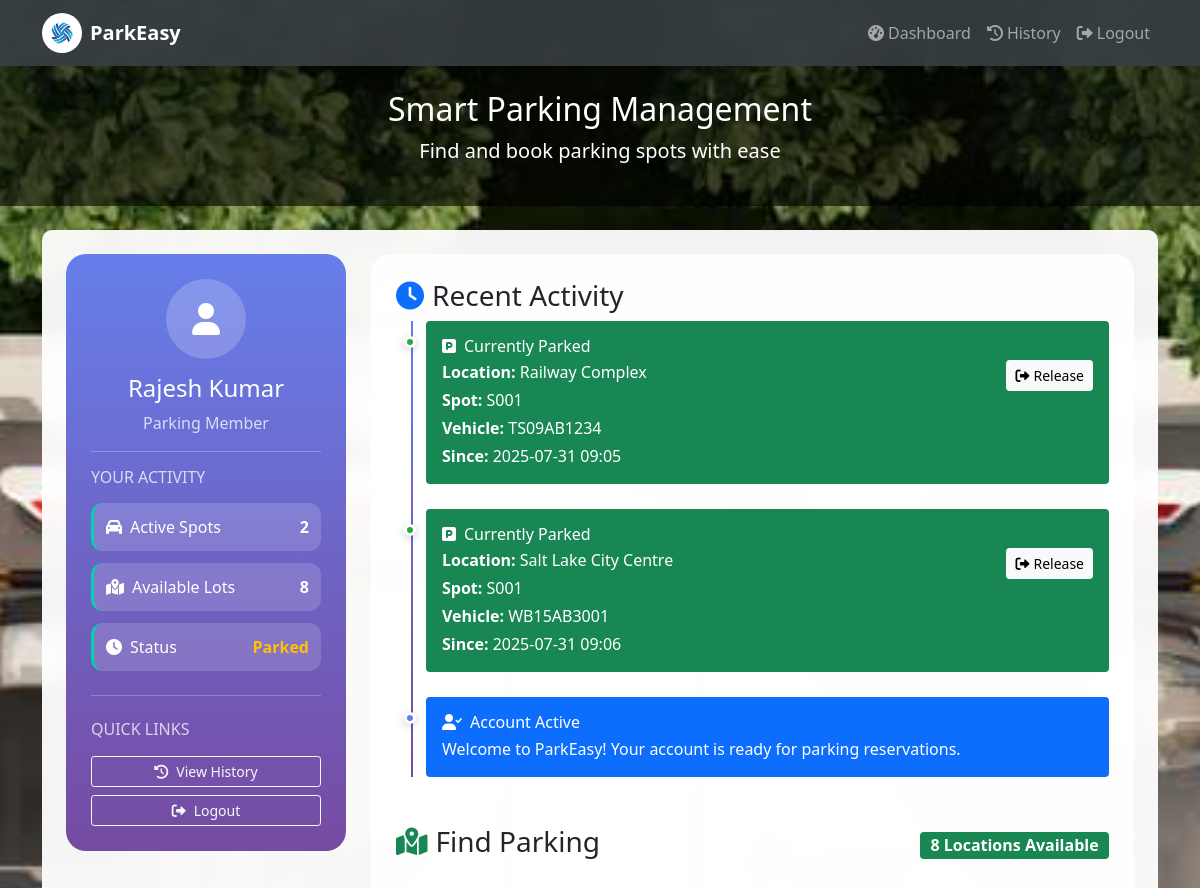
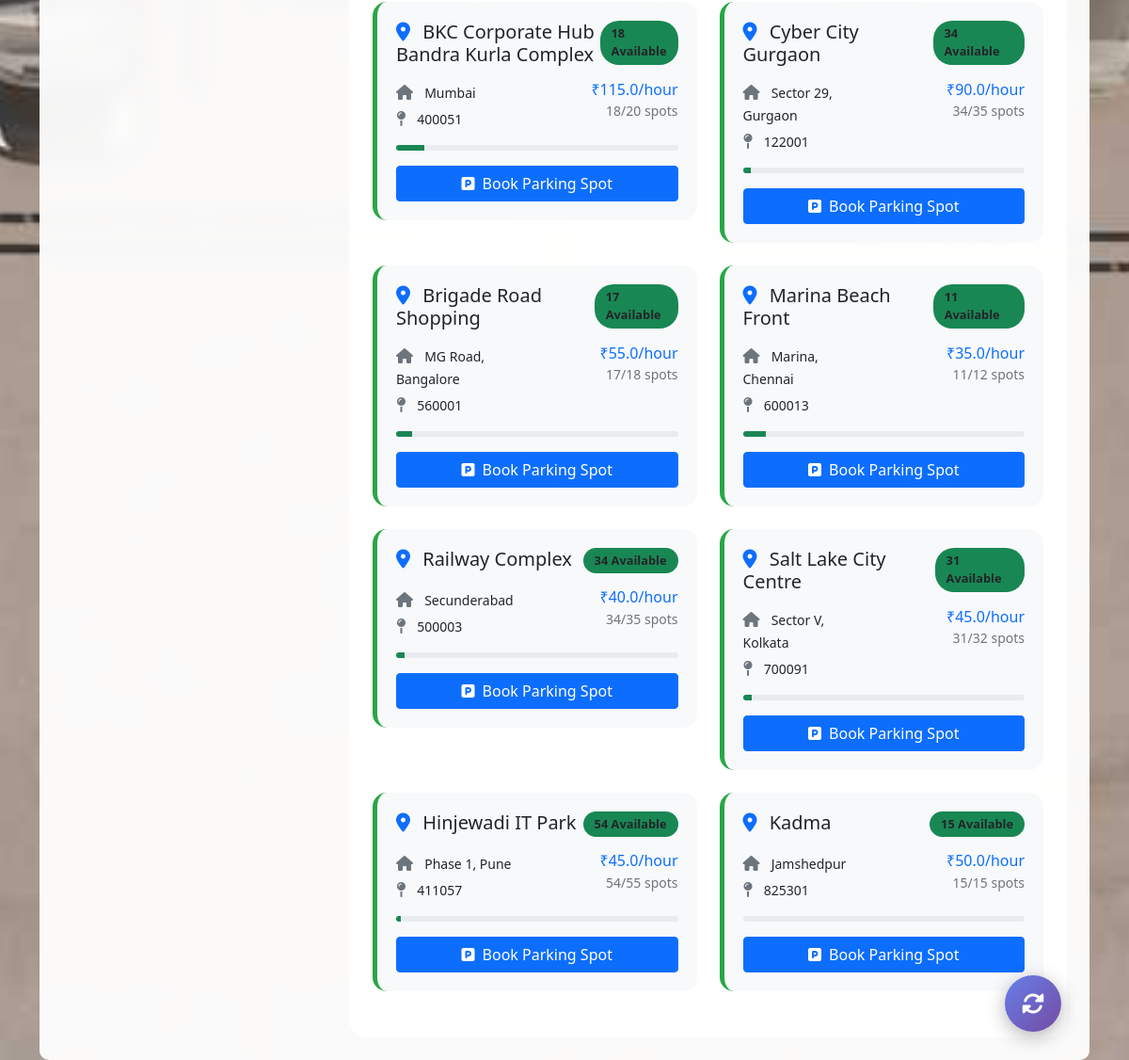
Screenshot of /user/dashboard (signed in) with the database file from the repository (2 pictures, top to bottom).
### models.py (models this page shows)
class User(db.Model):
    id = db.Column(db.Integer, primary_key=True)
    username = db.Column(db.String(80), unique=True, nullable=False)
    email = db.Column(db.String(120), unique=True, nullable=False)
    full_name = db.Column(db.String(100), nullable=False)
    password_hash = db.Column(db.String(255), nullable=False)
    is_admin = db.Column(db.Boolean, default=False)
    reservations = db.relationship('Reservation', backref='user', lazy=True)

class Reservation(db.Model):
    id = db.Column(db.Integer, primary_key=True)
    user_id = db.Column(db.Integer, db.ForeignKey('user.id'), nullable=False)
    spot_id = db.Column(db.Integer, db.ForeignKey('parking_spot.id'), nullable=False)
    vehicle_number = db.Column(db.String(20), nullable=False)
    parking_timestamp = db.Column(db.DateTime, nullable=False, default=lambda: datetime.now(timezone.utc))
    leaving_timestamp = db.Column(db.DateTime, nullable=True)
    parking_cost = db.Column(db.Float, nullable=True)
    status = db.Column(db.String(20), nullable=False, default='active')

class ParkingLot(db.Model):
    id = db.Column(db.Integer, primary_key=True)
    prime_location_name = db.Column(db.String(100), nullable=False)
    address = db.Column(db.String(200), nullable=False)
    pin_code = db.Column(db.String(10), nullable=False)
    price_per_hour = db.Column(db.Float, nullable=False, default=10.0)
    maximum_number_of_spots = db.Column(db.Integer, nullable=False)
    spots = db.relationship('ParkingSpot', backref='lot', lazy=True, cascade='all, delete-orphan')

class ParkingSpot(db.Model):
    id = db.Column(db.Integer, primary_key=True)
    lot_id = db.Column(db.Integer, db.ForeignKey('parking_lot.id'), nullable=False)
    spot_number = db.Column(db.String(10), nullable=False)
    status = db.Column(db.String(1), nullable=False, default='A')  # A = Available, O = Occupied
    reservations = db.relationship('Reservation', backref='spot', lazy=True)

### app.py (the view)
@app.route('/user/dashboard')
def user_dashboard():
    if 'user_id' not in session:
        return redirect(url_for('login'))
    user = User.query.get(session['user_id'])
    parking_lots = ParkingLot.query.all()
    active_reservations = Reservation.query.filter_by(user_id=user.id, status='active').all()
    return render_template('user_dashboard.html',user=user,parking_lots=parking_lots,active_reservations=active_reservations)

### templates/user_dashboard.html (shortened to what this page needs)
{% extends "base.html" %}
{% block content %}
<div class="user-container">
    <div class="user-profile">
        <div class="text-center">
            <div class="profile-avatar">
                <i class="fas fa-user fa-2x"></i>
            </div>
            <h4>{{ user.full_name }}</h4>
            <p class="opacity-75">Parking Member</p>
        </div>
        <hr class="opacity-25">
        <h6 class="text-uppercase opacity-75 mb-3">Your Activity</h6>
        <div class="quick-stat">
            <div class="d-flex justify-content-between">
                <span><i class="fas fa-car me-2"></i>Active Spots</span>
                <strong>{{ active_reservations|length }}</strong>
            </div>
        </div>
        <div class="quick-stat">
            <div class="d-flex justify-content-between">
                <span><i class="fas fa-map-marked-alt me-2"></i>Available Lots</span>
                <strong>{{ parking_lots|length }}</strong>
            </div>
        </div>
        <div class="quick-stat">
            <div class="d-flex justify-content-between">
                <span><i class="fas fa-clock me-2"></i>Status</span>
                <strong>
                    {% if active_reservations %}
                        <span class="text-warning">Parked</span>
                    {% else %}
                        <span class="text-success">Available</span>
                    {% endif %}
                </strong>
            </div>
        </div>
        <hr class="opacity-25 my-4">
        <h6 class="text-uppercase opacity-75 mb-3">Quick Links</h6>
        <a href="{{ url_for('user_history') }}"
           class="btn btn-outline-light btn-sm w-100 mb-2">
           <i class="fas fa-history me-2"></i>View History
        </a>
        <a href="{{ url_for('logout') }}"
           class="btn btn-outline-light btn-sm w-100">
           <i class="fas fa-sign-out-alt me-2"></i>Logout
        </a>
    </div>
    <div class="main-area">
        <div class="mb-5">
            <h3><i class="fas fa-clock me-2 text-primary"></i>Recent Activity</h3>
            <div class="timeline-container">
                <div class="timeline-line"></div>
                {% if active_reservations %}
                    {% for reservation in active_reservations %}
                    <div class="timeline-item">
                        <div class="timeline-dot active"></div>
                        <div class="bg-success text-white p-3 rounded">
                            <h6 class="mb-1">
                                <i class="fas fa-parking me-2"></i>Currently Parked
                            </h6>
                            <div class="row">
                                <div class="col-md-8">
                                    <p class="mb-1"><strong>Location:</strong> {{ reservation.spot.lot.prime_location_name }}</p>
                                    <p class="mb-1"><strong>Spot:</strong> {{ reservation.spot.spot_number }}</p>
                                    <p class="mb-1"><strong>Vehicle:</strong> {{ reservation.vehicle_number }}</p>
                                    <p class="mb-0"><strong>Since:</strong> {{ reservation.parking_timestamp.strftime('%Y-%m-%d %H:%M') }}</p>
                                </div>
                                <div class="col-md-4 text-end">
                                    <a href="{{ url_for('release_parking', reservation_id=reservation.id) }}"
                                       class="btn btn-light btn-sm"
                                       onclick="return confirm('Release this parking spot?')">
                                       <i class="fas fa-sign-out-alt me-1"></i>Release
                                    </a>
                                </div>
                            </div>
                        </div>
                    </div>
                    {% endfor %}
                {% endif %}
                <div class="timeline-item">
                    <div class="timeline-dot"></div>
                    <div class="bg-primary text-white p-3 rounded">
                        <h6 class="mb-1">
                            <i class="fas fa-user-check me-2"></i>Account Active
                        </h6>
                        <p class="mb-0">Welcome to ParkEasy! Your account is ready for parking reservations.</p>
                    </div>
                </div>
            </div>
        </div>
        <div>
            <div class="d-flex justify-content-between align-items-center mb-4">
                <h3><i class="fas fa-map-marked-alt me-2 text-success"></i>Find Parking</h3>
                <span class="badge bg-success fs-6">{{ parking_lots|length }} Locations Available</span>
            </div>
            {% if parking_lots %}
                <div class="row">
                    {% for lot in parking_lots %}
                    {% set available_spots = lot.spots|selectattr('status', 'equalto', 'A')|list|length %}
                    <div class="col-lg-6 mb-4">
                        <div class="parking-tile {{ 'available' if available_spots > 0 else 'full' }}">
                            <div class="d-flex justify-content-between align-items-start mb-3">
                                <h5 class="mb-0">
                                    <i class="fas fa-map-marker-alt me-2 text-primary"></i>
                                    {{ lot.prime_location_name }}
                                </h5>
                                <span class="status-badge {{ 'bg-success' if available_spots > 0 else 'bg-danger' }}">
                                    {% if available_spots > 0 %}
                                        {{ available_spots }} Available
                                    {% else %}
                                        Full
                                    {% endif %}
                                </span>
                            </div>
                            <div class="row mb-3">
                                <div class="col-sm-6">
                                    <p class="mb-1">
                                        <i class="fas fa-home me-2 text-muted"></i>
                                        <small>{{ lot.address }}</small>
                                    </p>
                                    <p class="mb-0">
                                        <i class="fas fa-map-pin me-2 text-muted"></i>
                                        <small>{{ lot.pin_code }}</small>
                                    </p>
                                </div>
                                <div class="col-sm-6 text-end">
                                    <h6 class="mb-0 text-primary">₹{{ lot.price_per_hour }}/hour</h6>
                                    <small class="text-muted">{{ available_spots }}/{{ lot.maximum_number_of_spots }} spots</small>
                                </div>
                            </div>
                            {% set percentage = ((lot.maximum_number_of_spots - available_spots) / lot.maximum_number_of_spots * 100) if lot.maximum_number_of_spots > 0 else 0 %}
                            <div class="progress mb-3" style="height: 6px;">
                                <div class="progress-bar bg-{{ 'danger' if percentage > 80 else 'warning' if percentage > 50 else 'success' }}"
                                     style="width: {{ percentage }}%"></div>
                            </div>
                            {% if available_spots > 0 %}
                                <a href="{{ url_for('book_parking', lot_id=lot.id) }}"
                                   class="btn btn-primary w-100">
                                   <i class="fas fa-parking me-2"></i>Book Parking Spot
                                </a>
                            {% else %}
                                <button class="btn btn-secondary w-100" disabled>
                                    <i class="fas fa-ban me-2"></i>No Spots Available
                                </button>
                            {% endif %}
                        </div>
                    </div>
                    {% endfor %}
                </div>
            {% endif %}
        </div>
    </div>
</div>
<button class="floating-action" onclick="window.location.reload()" title="Refresh">
    <i class="fas fa-sync-alt"></i>
</button>
{% endblock %}

### templates/base.html (shortened to what this page needs)
<!DOCTYPE html>
<html lang="en">
<head>
    <link href="https://cdn.jsdelivr.net/npm/bootstrap@5.1.3/dist/css/bootstrap.min.css" rel="stylesheet">
    <link href="https://cdnjs.cloudflare.com/ajax/libs/font-awesome/6.0.0/css/all.min.css" rel="stylesheet">
</head>
<body>
    <nav class="navbar navbar-expand-lg navbar-dark">
        <div class="container">
            <a class="navbar-brand d-flex align-items-center" href="/">
                <img src="{{ url_for('static', filename='images/logo.jpg') }}"
                     alt="Parking Logo" height="40" class="me-2">
                <span class="fw-bold">ParkEasy</span>
            </a>
            <div class="navbar-nav ms-auto">
                {% if 'user_id' in session %}
                    <a class="nav-link" href="{{ url_for('user_dashboard') }}">
                        <i class="fas fa-tachometer-alt me-1"></i>Dashboard
                    </a>
                    <a class="nav-link" href="{{ url_for('user_history') }}">
                        <i class="fas fa-history me-1"></i>History
                    </a>
                    <a class="nav-link" href="{{ url_for('logout') }}">
                        <i class="fas fa-sign-out-alt me-1"></i>Logout
                    </a>
                {% endif %}
            </div>
        </div>
    </nav>
    <div class="hero-section text-white text-center py-4">
        <div class="container">
            <h2>Smart Parking Management</h2>
            <p class="lead">Find and book parking spots with ease</p>
        </div>
    </div>
    <div class="container mt-4">
        <div class="content-wrapper p-4">
            {% block content %}{% endblock %}
        </div>
    </div>
</body>
</html>

### templates/user_dashboard.html (style rules this page uses)
.user-container { display: flex; gap: 25px; min-height: 75vh; }
.user-profile { background: linear-gradient(180deg, #667eea 0%, #764ba2 100%); border-radius: 20px; color: white; padding: 25px; width: 280px; position: sticky; top: 20px; height: fit-content; }
.main-area { flex: 1; background: rgba(255, 255, 255, 0.9); border-radius: 20px; padding: 25px; }
.profile-avatar { width: 80px; height: 80px; border-radius: 50%; background: rgba(255, 255, 255, 0.2); display: flex; align-items: center; justify-content: center; margin: 0 auto 15px; }
.quick-stat { background: rgba(255, 255, 255, 0.15); border-radius: 12px; padding: 12px; margin-bottom: 12px; border-left: 3px solid #00d4aa; }
.timeline-container { position: relative; padding-left: 30px; }
.timeline-line { position: absolute; left: 15px; top: 0; bottom: 0; width: 2px; background: linear-gradient(to bottom, #667eea, #764ba2); }
.timeline-item { position: relative; margin-bottom: 25px; }
.timeline-dot { position: absolute; left: -22px; top: 15px; width: 12px; height: 12px; border-radius: 50%; background: #667eea; border: 3px solid white; box-shadow: 0 2px 8px rgba(0,0,0,0.2); }
.timeline-dot.active { background: #28a745; animation: pulse 2s infinite; }
.parking-tile { background: #f8f9fa; border-radius: 15px; padding: 20px; border-left: 5px solid #007bff; transition: all 0.3s ease; cursor: pointer; }
.parking-tile.available { border-left-color: #28a745; }
.status-badge { padding: 4px 12px; border-radius: 20px; font-size: 0.8em; font-weight: 600; }
.floating-action { position: fixed; bottom: 30px; right: 30px; width: 60px; height: 60px; border-radius: 50%; background: linear-gradient(135deg, #667eea, #764ba2); border: none; box-shadow: 0 5px 20px rgba(0,0,0,0.3); color: white; font-size: 24px; transition: all 0.3s ease; }

### rows the page displays
User: full_name "Rajesh Kumar"
Reservation: spot.lot.prime_location_name "Railway Complex", spot.spot_number "S001", vehicle_number "TS09AB1234", parking_timestamp "2025-07-31 09:05"
Reservation: spot.lot.prime_location_name "Salt Lake City Centre", spot.spot_number "S001", vehicle_number "WB15AB3001", parking_timestamp "2025-07-31 09:06"
ParkingLot: prime_location_name "BKC Corporate Hub Bandra Kurla Complex", available_spots "18", address "Mumbai", pin_code "400051", price_per_hour "115.0", maximum_number_of_spots "20", {{ percentage }} 10.0 (drawn)
ParkingLot: prime_location_name "Cyber City Gurgaon", available_spots "34", address "Sector 29, Gurgaon", pin_code "122001", price_per_hour "90.0", maximum_number_of_spots "35", {{ percentage }} 2.857142857142857 (drawn)
ParkingLot: prime_location_name "Brigade Road Shopping", available_spots "17", address "MG Road, Bangalore", pin_code "560001", price_per_hour "55.0", maximum_number_of_spots "18", {{ percentage }} 5.555555555555555 (drawn)
ParkingLot: prime_location_name "Marina Beach Front", available_spots "11", address "Marina, Chennai", pin_code "600013", price_per_hour "35.0", maximum_number_of_spots "12", {{ percentage }} 8.333333333333332 (drawn)
ParkingLot: prime_location_name "Railway Complex", available_spots "34", address "Secunderabad", pin_code "500003", price_per_hour "40.0", maximum_number_of_spots "35", {{ percentage }} 2.857142857142857 (drawn)
ParkingLot: prime_location_name "Salt Lake City Centre", available_spots "31", address "Sector V, Kolkata", pin_code "700091", price_per_hour "45.0", maximum_number_of_spots "32", {{ percentage }} 3.125 (drawn)
ParkingLot: prime_location_name "Hinjewadi IT Park", available_spots "54", address "Phase 1, Pune", pin_code "411057", price_per_hour "45.0", maximum_number_of_spots "55", {{ percentage }} 1.8181818181818181 (drawn)
ParkingLot: prime_location_name "Kadma", maximum_number_of_spots "15", address "Jamshedpur", pin_code "825301", price_per_hour "50.0"

### other values shown
{{ active_reservations|length }} "2"
{{ parking_lots|length }} "8"
